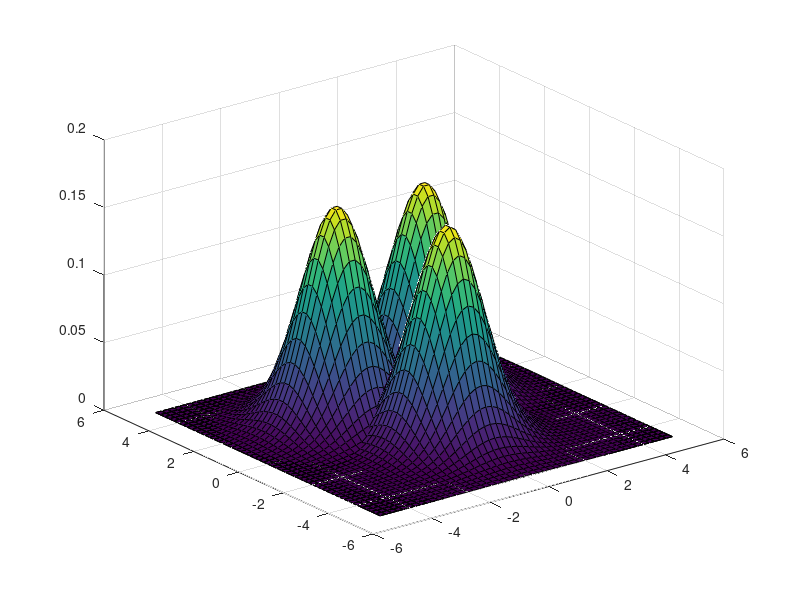

Write MATLAB code to recreate this figure. (Note: this script raises an error after producing the figure.)
% just a quick script to make a figure for thesis illustrating bivariate SDT (recognition/source memory)

% Parameters 
mu1 = [0 -1.5];
mu2 = [1.5  1.5];
mu3 = [-1.5, 1.5];
Sigma = [1 0; 0 1];

% grid of points
x1 = -5:0.2:5;
x2 = -5:0.2:5;
[X1,X2] = meshgrid(x1,x2);
X = [X1(:) X2(:)];

% construct pdf on grid points
y1 = mvnpdf(X,mu1,Sigma);
y1 = reshape(y1,length(x2),length(x1));

y2 = mvnpdf(X,mu2,Sigma);
y2 = reshape(y2,length(x2),length(x1));

y3 = mvnpdf(X,mu3,Sigma);
y3 = reshape(y3,length(x2),length(x1));

% plot
surf(x1,x2,y1)
hold on
surf(x1,x2,y2)
hold on
surf(x1,x2,y3)
caxis([min(y(:))-0.5*range(y(:)),max(y(:))])
axis([-4 4 -4 4 0 0.2])
xlabel('Source Evidence')
ylabel('Recognition Evidence')
zlabel('Response Probability')
set(gca,'XTickLabel',[]);
set(gca,'YTickLabel',[]);
set(gca,'ZTickLabel',[]);
set(gca,'TickLength',[0 0])
hold off